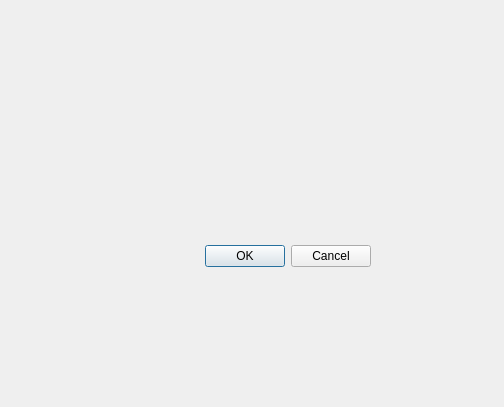
<?xml version="1.0" encoding="UTF-8"?>
<ui version="4.0">
 <class>Dialog</class>
 <widget class="QDialog" name="Dialog">
  <property name="geometry">
   <rect>
    <x>0</x>
    <y>0</y>
    <width>504</width>
    <height>407</height>
   </rect>
  </property>
  <property name="windowTitle">
   <string>Dialog</string>
  </property>
  <widget class="QDialogButtonBox" name="buttonBox">
   <property name="geometry">
    <rect>
     <x>30</x>
     <y>240</y>
     <width>341</width>
     <height>32</height>
    </rect>
   </property>
   <property name="orientation">
    <enum>Qt::Horizontal</enum>
   </property>
   <property name="standardButtons">
    <set>QDialogButtonBox::Cancel|QDialogButtonBox::Ok</set>
   </property>
  </widget>
 </widget>
 <resources/>
 <connections>
  <connection>
   <sender>buttonBox</sender>
   <signal>accepted()</signal>
   <receiver>Dialog</receiver>
   <slot>accept()</slot>
   <hints>
    <hint type="sourcelabel">
     <x>248</x>
     <y>254</y>
    </hint>
    <hint type="destinationlabel">
     <x>157</x>
     <y>274</y>
    </hint>
   </hints>
  </connection>
  <connection>
   <sender>buttonBox</sender>
   <signal>rejected()</signal>
   <receiver>Dialog</receiver>
   <slot>reject()</slot>
   <hints>
    <hint type="sourcelabel">
     <x>316</x>
     <y>260</y>
    </hint>
    <hint type="destinationlabel">
     <x>286</x>
     <y>274</y>
    </hint>
   </hints>
  </connection>
 </connections>
</ui>
